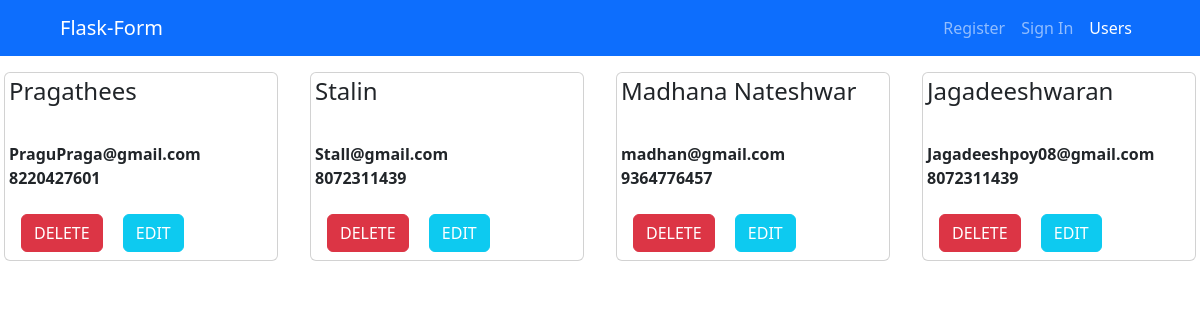
/home (signed in), run on the app's committed database.
### sample.py (models this page shows, shortened)
class User(db.Model,UserMixin):
    id=db.Column(db.Integer,primary_key=True)
    name=db.Column(db.String(20),nullable=False)
    email=db.Column(db.String(30),unique=True,nullable=False)
    phoneNumber=db.Column(db.String(10),nullable=False)
    password=db.Column(db.String(60),nullable=False)

### sample.py (the view)
@app.route("/home")
def home():
    if current_user.is_authenticated:
     posts=User.query.all()
     return render_template('home.html',posts=posts,title="Home")
    else:
     return render_template('Display.html',title="Display")

### sample.py (called while the page is built)
@login_manager.user_loader
def load_user(user_id):
    return User.query.get(int(user_id))

### templates/home.html
{% extends "layout.html"%}
{% block content%}
<div class="row">
    {% for post in posts %}
    <div class="col-md-3 col-xs-12 col-sm-12 my-3 px-3">
        <div class="card">
            <div class="card-title">
                <h4 class="p-1">{{post.name}}</h4>
            </div>
            <div class="row">
                <div class="p-3 col">
                    <strong>{{ post.email }}</strong><br>
                    <strong>{{post.phoneNumber}}</strong>
                </div>
            </div>
            <div class="row my-2">
                <div class="col">
                    <a class='text-decoration-none text-white' href="{{url_for('delete',id=post.id)}}"><button
                            class="mx-3 btn btn-danger">DELETE</button></a>
                    <a class='text-decoration-none text-white' href="{{url_for('update',id=post.id)}}"><button
                            class="btn btn-info text-white">EDIT</button></a>
                </div>
            </div>
        </div>
    </div>
    {% endfor %}
</div>
{% endblock content %}

### templates/layout.html (shortened to what this page needs)
<!DOCTYPE html>
<html lang="en">
    <head>
        <link href="https://cdn.jsdelivr.net/npm/bootstrap@5.2.1/dist/css/bootstrap.min.css" rel="stylesheet"
>
        <link rel="stylesheet" href="https://cdnjs.cloudflare.com/ajax/libs/font-awesome/6.2.0/css/all.min.css"
 />
    </head>
    <body>
        <section class="sticky-top">
            <nav class="navbar navbar-expand-lg  bg-primary navbar-dark px-5">
                <nav class="container-fluid">
                    <a class="navbar-brand" href="{{url_for('Newregister')}}">Flask-Form</a>
                    <div class="collapse navbar-collapse" id="navbarSupportedContent">
                        <ul class="navbar-nav ms-auto mb-2 mb-lg-0">
                            <li class="nav-item">
                                {% if title == 'Register' %}
                                <a class="nav-link active" aria-current="page"
                                    href="{{url_for('Newregister')}}">Register</a>
                                {% else %}
                                <a class="nav-link" aria-current="page" href="{{url_for('Newregister')}}">Register</a>
                                {% endif%}
                            </li>
                            <li class="nav-item">
                                {% if title == 'SignIn' %}
                                <a class="nav-link active" href="{{url_for('signInInitial')}}">Sign In</a>
                                {% else %}
                                <a class="nav-link" href="{{url_for('signInInitial')}}">Sign In</a>
                                {% endif%}
                            </li>
                            {% if title == 'Home' %}
                            <a class="nav-link active" aria-current="page" href="{{url_for('home')}}">Users</a>
                            {% else %}
                            <a class="nav-link" aria-current="page" href="{{url_for('home')}}">Users</a>
                            {% endif%}
                        </ul>
                    </div>
                </nav>
        </section>
        {% block content%} {% endblock%}
    </body>
</html>

### data on the page
User: name "Pragathees", email "PraguPraga@gmail.com", phoneNumber "8220427601"
User: name "Stalin", email "Stall@gmail.com", phoneNumber "8072311439"
User: name "Madhana Nateshwar", email "madhan@gmail.com", phoneNumber "9364776457"
User: name "Jagadeeshwaran", email "Jagadeeshpoy08@gmail.com", phoneNumber "8072311439"
